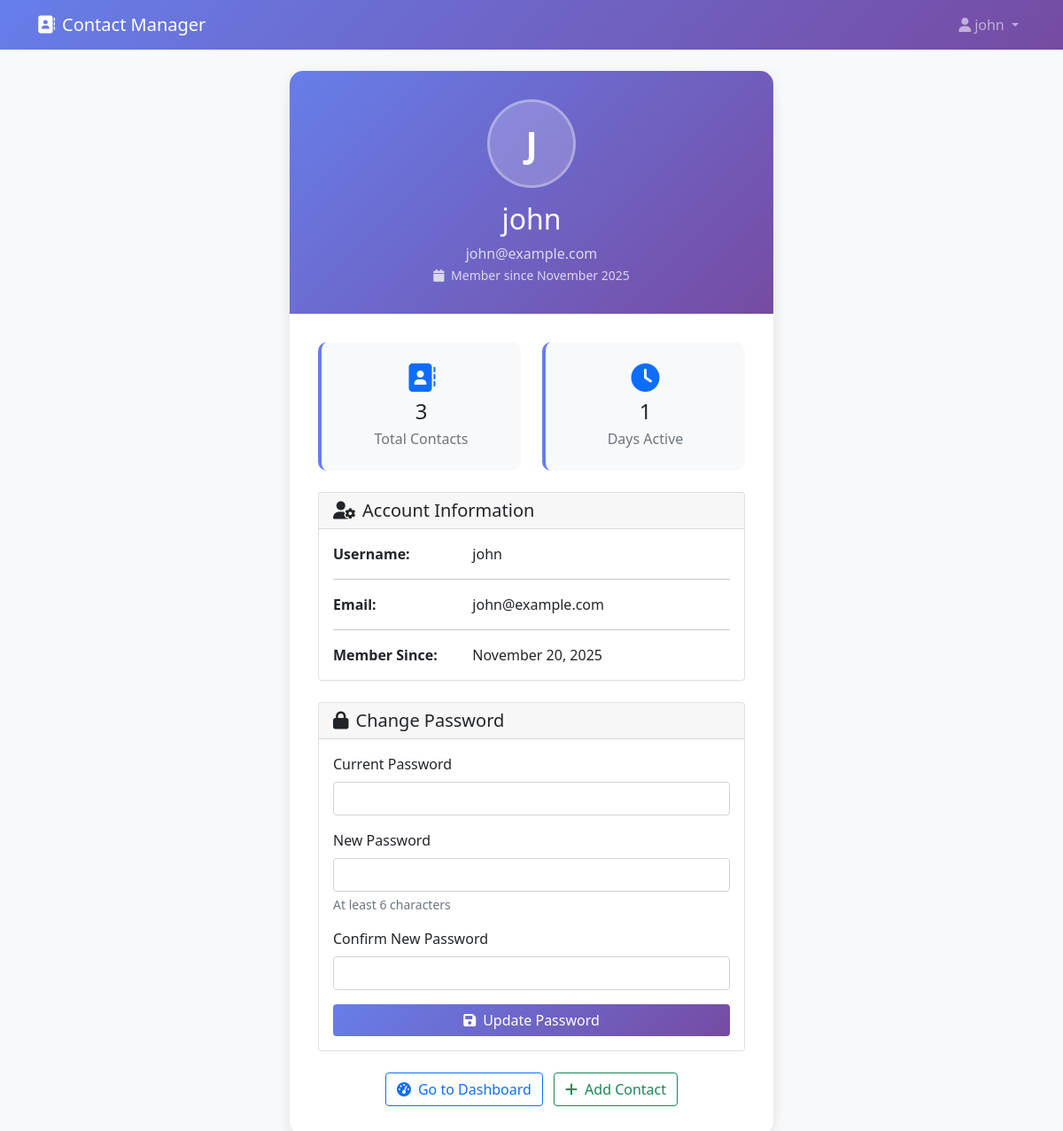
The app's page /profile.php (signed in) with its own data.
### tables this page shows
CREATE TABLE IF NOT EXISTS users (
    id INT AUTO_INCREMENT PRIMARY KEY,
    username VARCHAR(50) UNIQUE NOT NULL,
    email VARCHAR(100) UNIQUE NOT NULL,
    password_hash VARCHAR(255) NOT NULL,
    created_at TIMESTAMP DEFAULT CURRENT_TIMESTAMP,
    updated_at TIMESTAMP DEFAULT CURRENT_TIMESTAMP ON UPDATE CURRENT_TIMESTAMP
);

### models/User.php (called while the page is built, shortened)
<?php
class User {
    private $conn;
    private $table_name = "users";
    public function __construct($db) {
        $this->conn = $db;
    }
    public function getUserById($id) {
        $query = "SELECT id, username, email, created_at
                  FROM " . $this->table_name . "
                  WHERE id = :id LIMIT 1";
        $stmt = $this->conn->prepare($query);
        $stmt->bindParam(":id", $id);
        $stmt->execute();
        if($stmt->rowCount() > 0) {
            $row = $stmt->fetch();
            $this->username = $row['username'];
            $this->email = $row['email'];
            $this->created_at = $row['created_at'];
            return true;
        }
        return false;
    }
}
?>

### config/session.php (called while the page is built, shortened)
<?php
function isLoggedIn() {
    return isset($_SESSION['user_id']) && !empty($_SESSION['user_id']);
}
function getCurrentUserId() {
    return isLoggedIn() ? $_SESSION['user_id'] : null;
}
?>

### models/Contact.php (called while the page is built, shortened)
<?php
class Contact {
    private $conn;
    private $table_name = "contacts";
    public function __construct($db) {
        $this->conn = $db;
    }
    public function getContactCount($user_id) {
        $query = "SELECT COUNT(*) as count FROM " . $this->table_name . " WHERE user_id = :user_id";
        $stmt = $this->conn->prepare($query);
        $stmt->bindParam(":user_id", $user_id);
        $stmt->execute();
        $row = $stmt->fetch();
        return $row['count'];
    }
}
?>

### profile.php (the view, shortened to what this page needs)
<?php
require_once 'config/session.php';
require_once 'models/User.php';
require_once 'models/Contact.php';
$database = new Database();
$db = $database->getConnection();
$user = new User($db);
$contact = new Contact($db);
$current_user_id = getCurrentUserId();
$user->getUserById($current_user_id);
$contact_count = $contact->getContactCount($current_user_id);
?>
<!DOCTYPE html>
<html lang="en">
<head>
    <link href="https://cdn.jsdelivr.net/npm/bootstrap@5.1.3/dist/css/bootstrap.min.css" rel="stylesheet">
    <link href="https://cdnjs.cloudflare.com/ajax/libs/font-awesome/6.0.0/css/all.min.css" rel="stylesheet">
</head>
<body>
    <nav class="navbar navbar-expand-lg navbar-dark">
        <div class="container">
            <a class="navbar-brand" href="dashboard.php">
                <i class="fas fa-address-book me-2"></i>Contact Manager
            </a>
            <div class="navbar-nav ms-auto">
                <div class="nav-item dropdown">
                    <a class="nav-link dropdown-toggle" href="#" id="navbarDropdown" role="button"
                       data-bs-toggle="dropdown" aria-expanded="false">
                        <i class="fas fa-user me-1"></i><?php echo htmlspecialchars($user->username); ?>
                    </a>
                </div>
            </div>
        </div>
    </nav>
    <div class="container mt-4">
        <div class="row justify-content-center">
            <div class="col-md-8 col-lg-6">
                <div class="profile-container">
                    <div class="profile-header">
                        <div class="profile-avatar">
                            <?php echo strtoupper(substr($user->username, 0, 1)); ?>
                        </div>
                        <h2 class="mb-2"><?php echo htmlspecialchars($user->username); ?></h2>
                        <p class="mb-0 opacity-75"><?php echo htmlspecialchars($user->email); ?></p>
                        <small class="opacity-75">
                            <i class="fas fa-calendar me-1"></i>
                            Member since <?php echo date('F Y', strtotime($user->created_at)); ?>
                        </small>
                    </div>
                    <div class="profile-body">
                        <div class="row mb-4">
                            <div class="col-md-6">
                                <div class="stats-card">
                                    <i class="fas fa-address-book fa-2x text-primary mb-2"></i>
                                    <h4 class="mb-1"><?php echo $contact_count; ?></h4>
                                    <p class="mb-0 text-muted">Total Contacts</p>
                                </div>
                            </div>
                            <div class="col-md-6">
                                <div class="stats-card">
                                    <i class="fas fa-clock fa-2x text-primary mb-2"></i>
                                    <h4 class="mb-1"><?php echo ceil((time() - strtotime($user->created_at)) / (60 * 60 * 24)); ?></h4>
                                    <p class="mb-0 text-muted">Days Active</p>
                                </div>
                            </div>
                        </div>
                        <div class="card mb-4">
                            <div class="card-header">
                                <h5 class="mb-0">
                                    <i class="fas fa-user-cog me-2"></i>Account Information
                                </h5>
                            </div>
                            <div class="card-body">
                                <div class="row">
                                    <div class="col-sm-4"><strong>Username:</strong></div>
                                    <div class="col-sm-8"><?php echo htmlspecialchars($user->username); ?></div>
                                </div>
                                <hr>
                                <div class="row">
                                    <div class="col-sm-4"><strong>Email:</strong></div>
                                    <div class="col-sm-8"><?php echo htmlspecialchars($user->email); ?></div>
                                </div>
                                <hr>
                                <div class="row">
                                    <div class="col-sm-4"><strong>Member Since:</strong></div>
                                    <div class="col-sm-8"><?php echo date('F j, Y', strtotime($user->created_at)); ?></div>
                                </div>
                            </div>
                        </div>
                        <div class="card">
                            <div class="card-header">
                                <h5 class="mb-0">
                                    <i class="fas fa-lock me-2"></i>Change Password
                                </h5>
                            </div>
                            <div class="card-body">
                                <form method="POST" action="">
                                    <div class="mb-3">
                                        <label for="current_password" class="form-label">Current Password</label>
                                        <input type="password" class="form-control" id="current_password"
                                               name="current_password" required>
                                    </div>
                                    <div class="mb-3">
                                        <label for="new_password" class="form-label">New Password</label>
                                        <input type="password" class="form-control" id="new_password"
                                               name="new_password" minlength="6" required>
                                        <div class="form-text">At least 6 characters</div>
                                    </div>
                                    <div class="mb-3">
                                        <label for="confirm_password" class="form-label">Confirm New Password</label>
                                        <input type="password" class="form-control" id="confirm_password"
                                               name="confirm_password" required>
                                    </div>
                                    <div class="d-grid">
                                        <button type="submit" class="btn btn-primary">
                                            <i class="fas fa-save me-2"></i>Update Password
                                        </button>
                                    </div>
                                </form>
                            </div>
                        </div>
                        <div class="text-center mt-4">
                            <a href="dashboard.php" class="btn btn-outline-primary me-2">
                                <i class="fas fa-tachometer-alt me-2"></i>Go to Dashboard
                            </a>
                            <a href="add_contact.php" class="btn btn-outline-success">
                                <i class="fas fa-plus me-2"></i>Add Contact
                            </a>
                        </div>
                    </div>
                </div>
            </div>
        </div>
    </div>
</body>
</html>

### profile.php (style rules this page uses)
body { background-color: #f8f9fa; }
.navbar { background: linear-gradient(135deg, #667eea 0%, #764ba2 100%); }
.profile-container { background: white; border-radius: 15px; box-shadow: 0 5px 15px rgba(0,0,0,0.1); overflow: hidden; }
.profile-header { background: linear-gradient(135deg, #667eea 0%, #764ba2 100%); color: white; padding: 2rem; text-align: center; }
.profile-avatar { width: 100px; height: 100px; border-radius: 50%; background: rgba(255, 255, 255, 0.2); display: flex; align-items: center; justify-content: center; color: white; font-weight: bold; font-size: 2.5rem; margin: 0 auto 1rem; border: 3px solid rgba(255, 255, 255, 0.3); }
.profile-body { padding: 2rem; }
.stats-card { background: #f8f9fa; border-radius: 10px; padding: 1.5rem; text-align: center; border-left: 4px solid #667eea; }
.btn-primary { background: linear-gradient(135deg, #667eea 0%, #764ba2 100%); border: none; }

### records on screen
users: username "john", username "J", email "john@example.com", created_at "November 2025", created_at "November 20, 2025"

### other values on screen
$contact_count "3"
